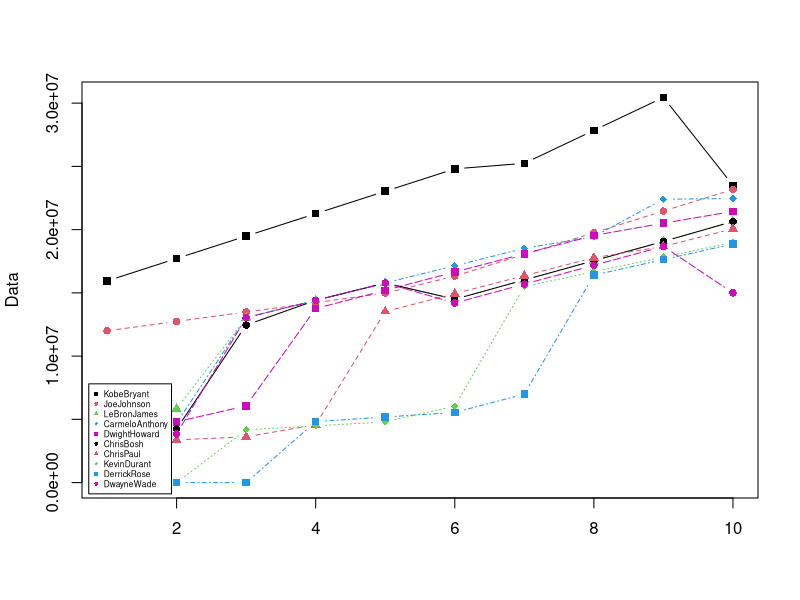
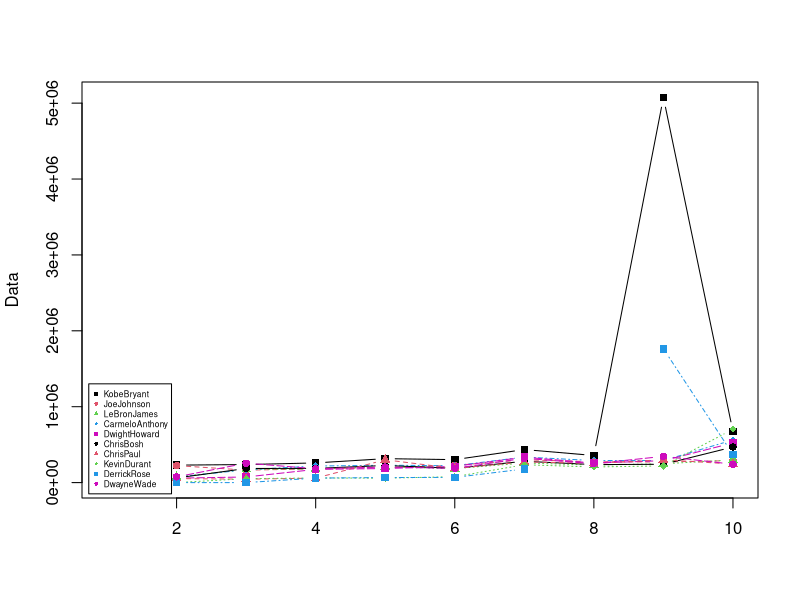
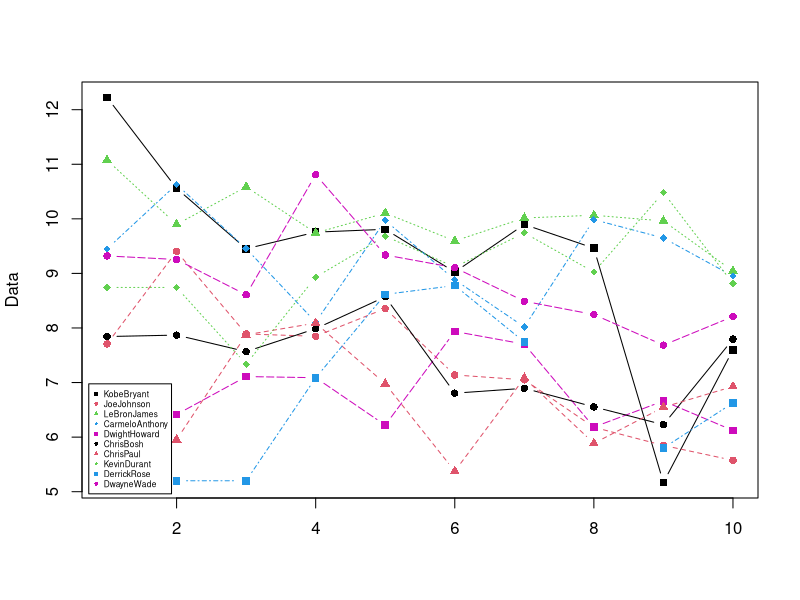
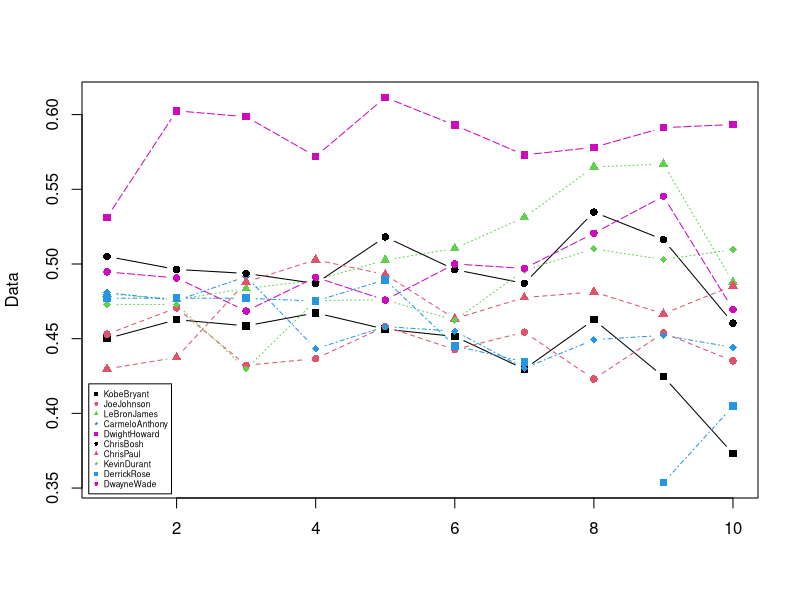
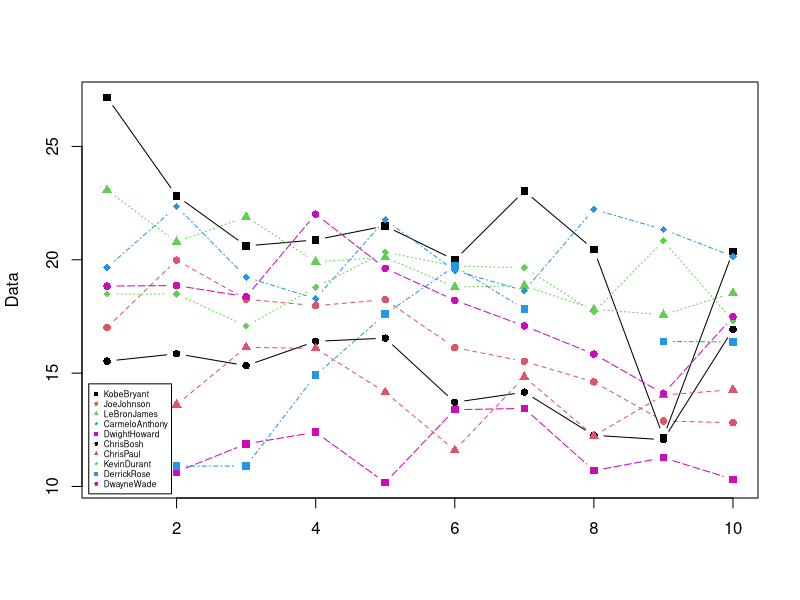
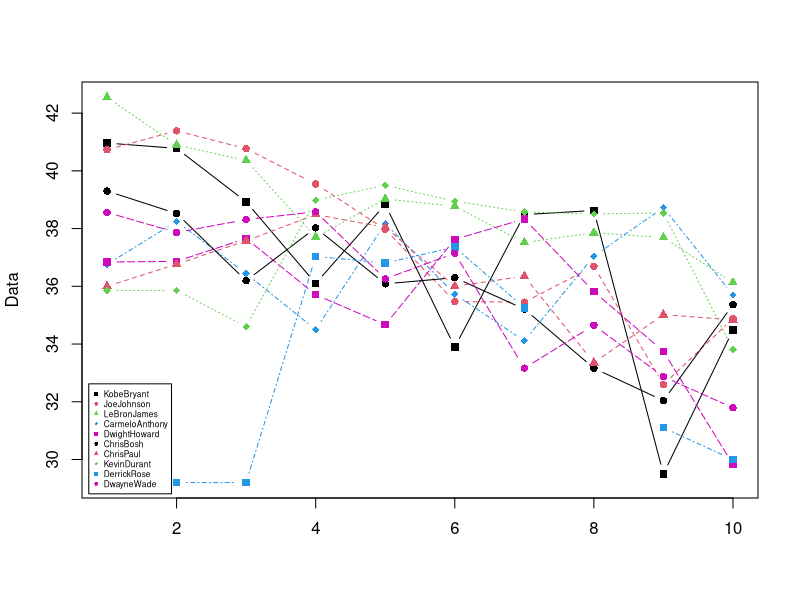
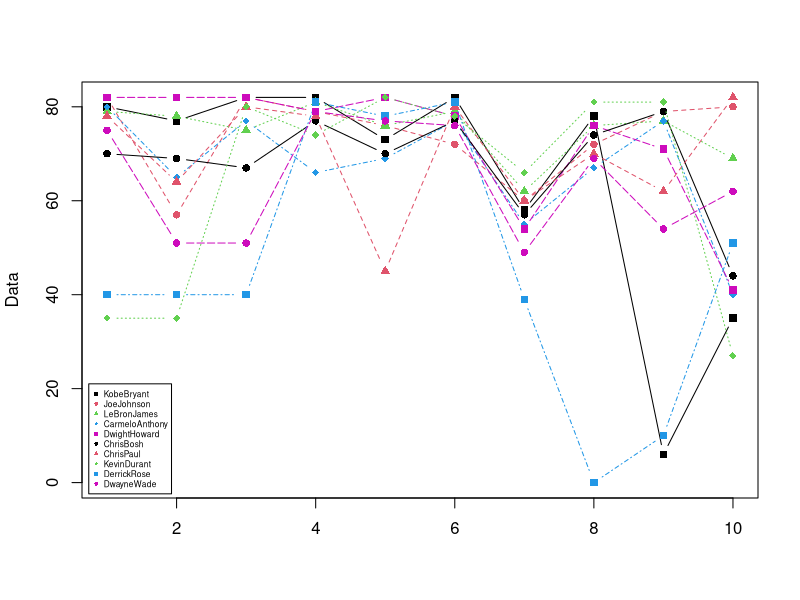
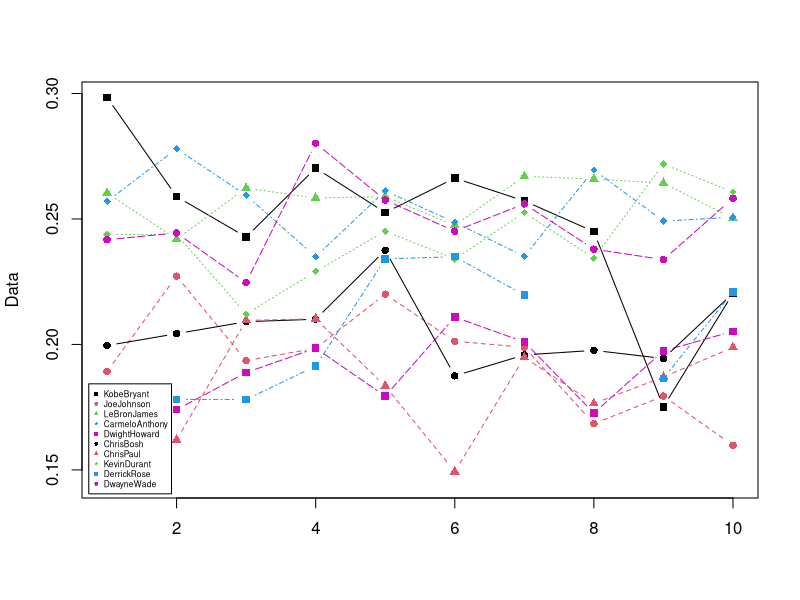

Reproduce these figures in R, in order.

#Seasons
Seasons <- c("2005","2006","2007","2008","2009","2010","2011","2012","2013","2014")

#Players
Players <- c("KobeBryant","JoeJohnson","LeBronJames","CarmeloAnthony","DwightHoward","ChrisBosh","ChrisPaul","KevinDurant","DerrickRose","DwayneWade")

#Salaries
KobeBryant_Salary <- c(15946875,17718750,19490625,21262500,23034375,24806250,25244493,27849149,30453805,23500000)
JoeJohnson_Salary <- c(12000000,12744189,13488377,14232567,14976754,16324500,18038573,19752645,21466718,23180790)
LeBronJames_Salary <- c(4621800,5828090,13041250,14410581,15779912,14500000,16022500,17545000,19067500,20644400)
CarmeloAnthony_Salary <- c(3713640,4694041,13041250,14410581,15779912,17149243,18518574,19450000,22407474,22458000)
DwightHoward_Salary <- c(4493160,4806720,6061274,13758000,15202590,16647180,18091770,19536360,20513178,21436271)
ChrisBosh_Salary <- c(3348000,4235220,12455000,14410581,15779912,14500000,16022500,17545000,19067500,20644400)
ChrisPaul_Salary <- c(3144240,3380160,3615960,4574189,13520500,14940153,16359805,17779458,18668431,20068563)
KevinDurant_Salary <- c(0,0,4171200,4484040,4796880,6053663,15506632,16669630,17832627,18995624)
DerrickRose_Salary <- c(0,0,0,4822800,5184480,5546160,6993708,16402500,17632688,18862875)
DwayneWade_Salary <- c(3031920,3841443,13041250,14410581,15779912,14200000,15691000,17182000,18673000,15000000)
#Matrix
Salary <- rbind(KobeBryant_Salary, JoeJohnson_Salary, LeBronJames_Salary, CarmeloAnthony_Salary, DwightHoward_Salary, ChrisBosh_Salary, ChrisPaul_Salary, KevinDurant_Salary, DerrickRose_Salary, DwayneWade_Salary)
rm(KobeBryant_Salary, JoeJohnson_Salary, CarmeloAnthony_Salary, DwightHoward_Salary, ChrisBosh_Salary, LeBronJames_Salary, ChrisPaul_Salary, DerrickRose_Salary, DwayneWade_Salary, KevinDurant_Salary)
colnames(Salary) <- Seasons
rownames(Salary) <- Players

#Games 
KobeBryant_G <- c(80,77,82,82,73,82,58,78,6,35)
JoeJohnson_G <- c(82,57,82,79,76,72,60,72,79,80)
LeBronJames_G <- c(79,78,75,81,76,79,62,76,77,69)
CarmeloAnthony_G <- c(80,65,77,66,69,77,55,67,77,40)
DwightHoward_G <- c(82,82,82,79,82,78,54,76,71,41)
ChrisBosh_G <- c(70,69,67,77,70,77,57,74,79,44)
ChrisPaul_G <- c(78,64,80,78,45,80,60,70,62,82)
KevinDurant_G <- c(35,35,80,74,82,78,66,81,81,27)
DerrickRose_G <- c(40,40,40,81,78,81,39,0,10,51)
DwayneWade_G <- c(75,51,51,79,77,76,49,69,54,62)
#Matrix
Games <- rbind(KobeBryant_G, JoeJohnson_G, LeBronJames_G, CarmeloAnthony_G, DwightHoward_G, ChrisBosh_G, ChrisPaul_G, KevinDurant_G, DerrickRose_G, DwayneWade_G)
rm(KobeBryant_G, JoeJohnson_G, CarmeloAnthony_G, DwightHoward_G, ChrisBosh_G, LeBronJames_G, ChrisPaul_G, DerrickRose_G, DwayneWade_G, KevinDurant_G)
colnames(Games) <- Seasons
rownames(Games) <- Players

#Minutes Played
KobeBryant_MP <- c(3277,3140,3192,2960,2835,2779,2232,3013,177,1207)
JoeJohnson_MP <- c(3340,2359,3343,3124,2886,2554,2127,2642,2575,2791)
LeBronJames_MP <- c(3361,3190,3027,3054,2966,3063,2326,2877,2902,2493)
CarmeloAnthony_MP <- c(2941,2486,2806,2277,2634,2751,1876,2482,2982,1428)
DwightHoward_MP <- c(3021,3023,3088,2821,2843,2935,2070,2722,2396,1223)
ChrisBosh_MP <- c(2751,2658,2425,2928,2526,2795,2007,2454,2531,1556)
ChrisPaul_MP <- c(2808,2353,3006,3002,1712,2880,2181,2335,2171,2857)
KevinDurant_MP <- c(1255,1255,2768,2885,3239,3038,2546,3119,3122,913)
DerrickRose_MP <- c(1168,1168,1168,3000,2871,3026,1375,0,311,1530)
DwayneWade_MP <- c(2892,1931,1954,3048,2792,2823,1625,2391,1775,1971)
#Matrix
MinutesPlayed <- rbind(KobeBryant_MP, JoeJohnson_MP, LeBronJames_MP, CarmeloAnthony_MP, DwightHoward_MP, ChrisBosh_MP, ChrisPaul_MP, KevinDurant_MP, DerrickRose_MP, DwayneWade_MP)
rm(KobeBryant_MP, JoeJohnson_MP, CarmeloAnthony_MP, DwightHoward_MP, ChrisBosh_MP, LeBronJames_MP, ChrisPaul_MP, DerrickRose_MP, DwayneWade_MP, KevinDurant_MP)
colnames(MinutesPlayed) <- Seasons
rownames(MinutesPlayed) <- Players

#Field Goals
KobeBryant_FG <- c(978,813,775,800,716,740,574,738,31,266)
JoeJohnson_FG <- c(632,536,647,620,635,514,423,445,462,446)
LeBronJames_FG <- c(875,772,794,789,768,758,621,765,767,624)
CarmeloAnthony_FG <- c(756,691,728,535,688,684,441,669,743,358)
DwightHoward_FG <- c(468,526,583,560,510,619,416,470,473,251)
ChrisBosh_FG <- c(549,543,507,615,600,524,393,485,492,343)
ChrisPaul_FG <- c(407,381,630,631,314,430,425,412,406,568)
KevinDurant_FG <- c(306,306,587,661,794,711,643,731,849,238)
DerrickRose_FG <- c(208,208,208,574,672,711,302,0,58,338)
DwayneWade_FG <- c(699,472,439,854,719,692,416,569,415,509)
#Matrix
FieldGoals <- rbind(KobeBryant_FG, JoeJohnson_FG, LeBronJames_FG, CarmeloAnthony_FG, DwightHoward_FG, ChrisBosh_FG, ChrisPaul_FG, KevinDurant_FG, DerrickRose_FG, DwayneWade_FG)
rm(KobeBryant_FG, JoeJohnson_FG, LeBronJames_FG, CarmeloAnthony_FG, DwightHoward_FG, ChrisBosh_FG, ChrisPaul_FG, KevinDurant_FG, DerrickRose_FG, DwayneWade_FG)
colnames(FieldGoals) <- Seasons
rownames(FieldGoals) <- Players
#Free Throws
KobeBryant_FT <- c(696,667,623,483,439,483,381,525,18,196)
JoeJohnson_FT <- c(261,235,316,299,220,195,158,132,159,141)
LeBronJames_FT <- c(601,489,549,594,593,503,387,403,439,375)
CarmeloAnthony_FT <- c(573,459,464,371,508,507,295,425,459,189)
DwightHoward_FT <- c(356,390,529,504,483,546,281,355,349,143)
ChrisBosh_FT <- c(474,463,472,504,470,384,229,241,223,179)
ChrisPaul_FT <- c(394,292,332,455,161,337,260,286,295,289)
KevinDurant_FT <- c(209,209,391,452,756,594,431,679,703,146)
DerrickRose_FT <- c(146,146,146,197,259,476,194,0,27,152)
DwayneWade_FT <- c(629,432,354,590,534,494,235,308,189,284)
#Matrix
FreeThrows <- rbind(KobeBryant_FT, JoeJohnson_FT, LeBronJames_FT, CarmeloAnthony_FT, DwightHoward_FT, ChrisBosh_FT, ChrisPaul_FT, KevinDurant_FT, DerrickRose_FT, DwayneWade_FT)
rm(KobeBryant_FT, JoeJohnson_FT, LeBronJames_FT, CarmeloAnthony_FT, DwightHoward_FT, ChrisBosh_FT, ChrisPaul_FT, KevinDurant_FT, DerrickRose_FT, DwayneWade_FT)
#Free Throw Attempts
KobeBryant_FTA <- c(819,768,742,564,541,583,451,626,21,241)
JoeJohnson_FTA <- c(330,314,379,362,269,243,186,161,195,176)
LeBronJames_FTA <- c(814,701,771,762,773,663,502,535,585,528)
CarmeloAnthony_FTA <- c(709,568,590,468,612,605,367,512,541,237)
DwightHoward_FTA <- c(598,666,897,849,816,916,572,721,638,271)
ChrisBosh_FTA <- c(581,590,559,617,590,471,279,302,272,232)
ChrisPaul_FTA <- c(465,357,390,524,190,384,302,323,345,321)
KevinDurant_FTA <- c(256,256,448,524,840,675,501,750,805,171)
DerrickRose_FTA <- c(205,205,205,250,338,555,239,0,32,187)
DwayneWade_FTA <- c(803,535,467,771,702,652,297,425,258,370)
#Matrix
FreeThrowAttempts <- rbind(KobeBryant_FTA, JoeJohnson_FTA, LeBronJames_FTA, CarmeloAnthony_FTA, DwightHoward_FTA, ChrisBosh_FTA, ChrisPaul_FTA, KevinDurant_FTA, DerrickRose_FTA, DwayneWade_FTA)
rm(KobeBryant_FTA, JoeJohnson_FTA, LeBronJames_FTA, CarmeloAnthony_FTA, DwightHoward_FTA, ChrisBosh_FTA, ChrisPaul_FTA, KevinDurant_FTA, DerrickRose_FTA, DwayneWade_FTA)
#Field Goal Attempts
KobeBryant_FGA <- c(2173,1757,1690,1712,1569,1639,1336,1595,73,713)
JoeJohnson_FGA <- c(1395,1139,1497,1420,1386,1161,931,1052,1018,1025)
LeBronJames_FGA <- c(1823,1621,1642,1613,1528,1485,1169,1354,1353,1279)
CarmeloAnthony_FGA <- c(1572,1453,1481,1207,1502,1503,1025,1489,1643,806)
DwightHoward_FGA <- c(881,873,974,979,834,1044,726,813,800,423)
ChrisBosh_FGA <- c(1087,1094,1027,1263,1158,1056,807,907,953,745)
ChrisPaul_FGA <- c(947,871,1291,1255,637,928,890,856,870,1170)
KevinDurant_FGA <- c(647,647,1366,1390,1668,1538,1297,1433,1688,467)
DerrickRose_FGA <- c(436,436,436,1208,1373,1597,695,0,164,835)
DwayneWade_FGA <- c(1413,962,937,1739,1511,1384,837,1093,761,1084)
#Matrix
FieldGoalAttempts <- rbind(KobeBryant_FGA, JoeJohnson_FGA, LeBronJames_FGA, CarmeloAnthony_FGA, DwightHoward_FGA, ChrisBosh_FGA, ChrisPaul_FGA, KevinDurant_FGA, DerrickRose_FGA, DwayneWade_FGA)
rm(KobeBryant_FGA, JoeJohnson_FGA, LeBronJames_FGA, CarmeloAnthony_FGA, DwightHoward_FGA, ChrisBosh_FGA, ChrisPaul_FGA, KevinDurant_FGA, DerrickRose_FGA, DwayneWade_FGA)
colnames(FieldGoalAttempts) <- Seasons
rownames(FieldGoalAttempts) <- Players

#Points
KobeBryant_PTS <- c(2832,2430,2323,2201,1970,2078,1616,2133,83,782)
JoeJohnson_PTS <- c(1653,1426,1779,1688,1619,1312,1129,1170,1245,1154)
LeBronJames_PTS <- c(2478,2132,2250,2304,2258,2111,1683,2036,2089,1743)
CarmeloAnthony_PTS <- c(2122,1881,1978,1504,1943,1970,1245,1920,2112,966)
DwightHoward_PTS <- c(1292,1443,1695,1624,1503,1784,1113,1296,1297,646)
ChrisBosh_PTS <- c(1572,1561,1496,1746,1678,1438,1025,1232,1281,928)
ChrisPaul_PTS <- c(1258,1104,1684,1781,841,1268,1189,1186,1185,1564)
KevinDurant_PTS <- c(903,903,1624,1871,2472,2161,1850,2280,2593,686)
DerrickRose_PTS <- c(597,597,597,1361,1619,2026,852,0,159,904)
DwayneWade_PTS <- c(2040,1397,1254,2386,2045,1941,1082,1463,1028,1331)
#Matrix
Points <- rbind(KobeBryant_PTS, JoeJohnson_PTS, LeBronJames_PTS, CarmeloAnthony_PTS, DwightHoward_PTS, ChrisBosh_PTS, ChrisPaul_PTS, KevinDurant_PTS, DerrickRose_PTS, DwayneWade_PTS)
rm(KobeBryant_PTS, JoeJohnson_PTS, LeBronJames_PTS, CarmeloAnthony_PTS, DwightHoward_PTS, ChrisBosh_PTS, ChrisPaul_PTS, KevinDurant_PTS, DerrickRose_PTS, DwayneWade_PTS)
colnames(Points) <- Seasons
rownames(Points) <- Players
#matplot(t(Points),type="b",pch=15:18,col=c(1:4,6))
#legend("bottomleft",inset=0.01,legend=Players,col=c(1:4,6),pch=15:18,horiz=F)
#Creating a function 
myplot<-function(data,rows=1:10){
  Data<- t(data[rows,,drop=F])
  matplot(Data,type="b",pch=15:18,col=c(1:4,6))
  legend("bottomleft",inset=0.01,cex=0.5,
         legend=Players[rows],col=c(1:4,6),pch=15:18,horiz=F)
}
#Salary Insights
myplot(Salary)
myplot(Salary/Games)

#In-Game 
myplot(FieldGoals/Games)
myplot(FieldGoals/FieldGoalAttempts)
myplot(FieldGoalAttempts/Games)

myplot(MinutesPlayed/Games)
myplot(Games)

#Time
myplot(FieldGoals/MinutesPlayed)
#FreeThrows
myplot(FreeThrows)
myplot(FreeThrows/FreeThrowAttempts)
#Player Style
myplot(Points/FieldGoals)
myplot((Points-FreeThrows)/(FieldGoals))

